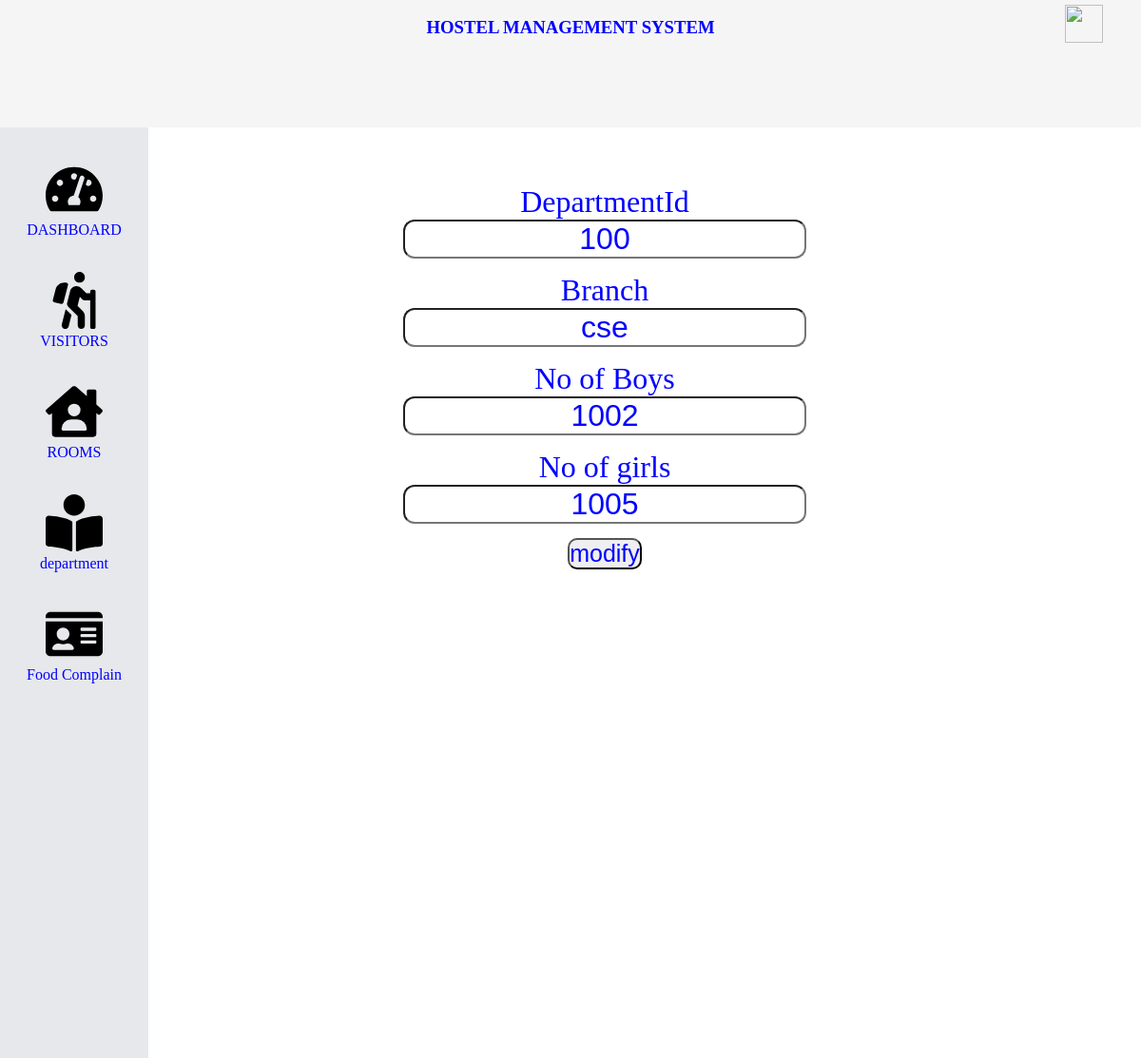
/departmentedit.php?id=cse, run on the app's committed database.
### tables this page shows
CREATE TABLE `department` (
  `departmentid` int(3) UNSIGNED DEFAULT NULL,
  `branch` varchar(3) NOT NULL,
  `Boys` int(10) DEFAULT NULL,
  `Girls` int(10) DEFAULT NULL
);

### departmentedit.php (the view, shortened to what this page needs)
<?php
include 'dashboard.php';
if (isset($_GET['id'])) {
    $id = $_GET['id'];
    $sql = "select * from department where branch = '$id'";
    if ($res = mysqli_query($conn, $sql)) {
        $count = mysqli_num_rows($res);
        if ($count == 1) {
            $row = mysqli_fetch_array($res);
            $departmentid = $row['departmentid'];
            $branch = $row['branch'];
            $Boys = $row['Boys'];
            $Girls = $row['Girls'];
        }
    } else {
        echo "Querry not executed";
    }
}
?>
<div class="maincontent">
    <div class="modifydiv" style="width:80vw;height:90vh;text-align:center;margin-top:60px">
        <form method="post">
            <label style="font-size: 32px;margin-bottom:15px" class="modifyinput" for="departmentid">DepartmentId</label><br>
            <input style="font-size: 32px;margin-bottom:15px;border-radius:12px;text-align:center" type="text" name="departmentid" id="departmentid" value="<?php echo $departmentid; ?>"><br>
            <label style=" font-size: 32px;margin-bottom:15px" class="modifyinput" for="branch">Branch</label><br>
            <input style="font-size: 32px;margin-bottom:15px;border-radius:12px;text-align:center" type="text" name="branch" id="branch" value="<?php echo $branch; ?>"><br>
            <label style="font-size: 32px;margin-bottom:15px" class="modifyinput;" for="boys">No of Boys</label><br>
            <input style="font-size: 32px;margin-bottom:15px;border-radius:12px;text-align:center" type="text" name="boys" id="boys" value="<?php echo $Boys; ?>"><br>
            <label style="font-size: 32px;margin-bottom:15px;border-radius:12px;text-align:center" for="girls">No of girls</label><br>
            <input style="font-size: 32px;margin-bottom:15px;border-radius:12px;text-align:center" type="text" name="girls" id="girls" value="<?php echo $Girls; ?>"><br>
            <button style="font-size: 25px;margin-bottom:15px;border-radius:10px" type="submit" value="submit" name="submit">modify </button>
        </form>
    </div>
    </body>
    </html>

### css/dashboard.css (style rules this page uses)
* { color: blue; margin: 0; padding: 0; }
.maincontent { background-color: white; width: 87%; height: 95vh; }

### dashboard.php (style rules this page uses)
.maincontent { width: 87vw; height: 100%; overflow: scroll; }

### data on the page
department: departmentid "100", branch "cse", boys "1002", girls "1005"
